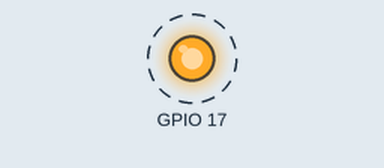
This program was run on a simulated Raspberry Pi (BCM pin numbers). On the bench: output pins drawn as LEDs (lit = HIGH). Dashed ring = blinking.

Above: at 0.5 s.
Timing chart, 0 to 4.6 s (numbered marks = the images above):
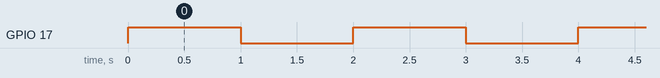

Measured:
- by itself, GPIO 17: alternates HIGH for 1.0 s and LOW for 1.0 s

The program:

Lchika.py
```python
import gpiod
import time


PIN_NO = 17
chip = gpiod.Chip('gpiochip4', gpiod.Chip.OPEN_BY_NAME)
line = chip.get_line(PIN_NO)
line.request(consumer="LED", type=gpiod.LINE_REQ_DIR_OUT)

try:
    while True:
        line.set_value(1)
        time.sleep(1)
        line.set_value(0)
        time.sleep(1)
finally:
    line.release()
```
